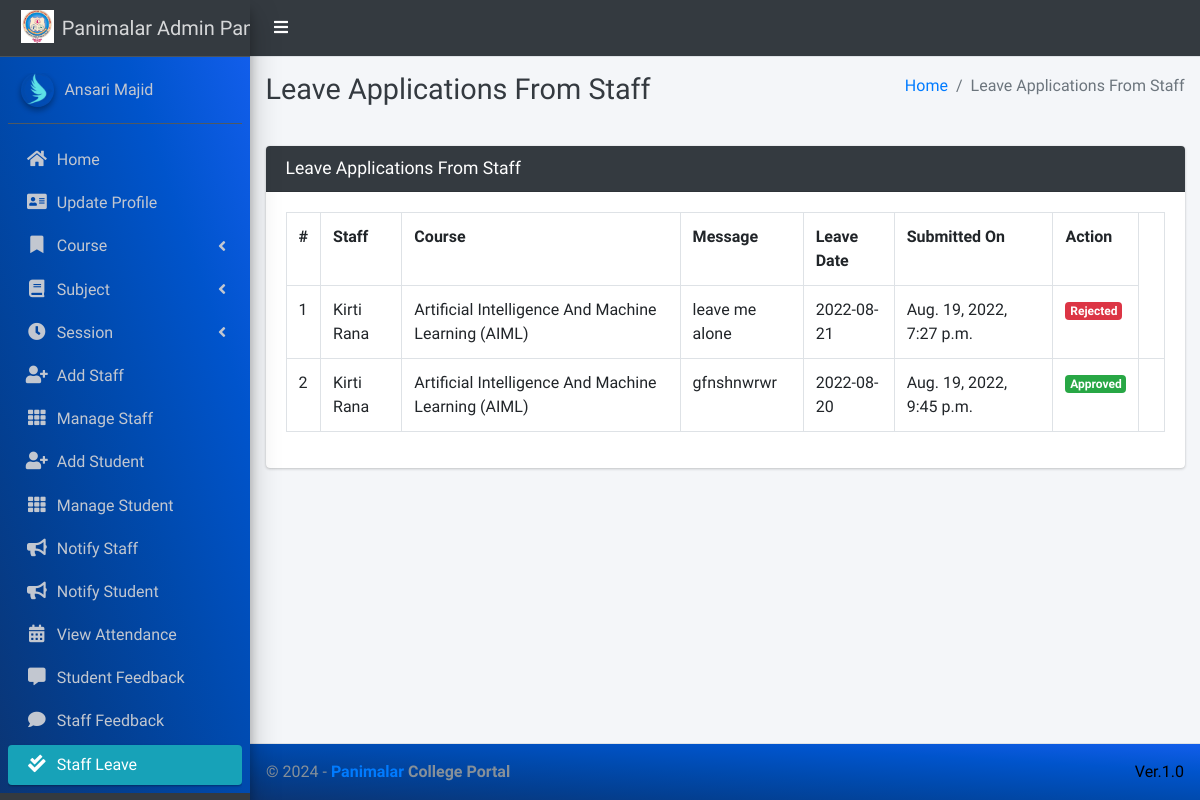
Screenshot of /staff/view/leave/ (signed in) with the database file from the repository.
### main_app/models.py (models this page shows)
class CustomUser(AbstractUser):
    USER_TYPE = ((1, "HOD"), (2, "Staff"), (3, "Student"))
    GENDER = [("M", "Male"), ("F", "Female")]
    username = None  # Removed username, using email instead
    email = models.EmailField(unique=True)
    user_type = models.CharField(default=1, choices=USER_TYPE, max_length=1)
    gender = models.CharField(max_length=1, choices=GENDER)
    profile_pic = models.ImageField()
    address = models.TextField()
    fcm_token = models.TextField(default="")  # For firebase notifications
    created_at = models.DateTimeField(auto_now_add=True)
    updated_at = models.DateTimeField(auto_now=True)
    USERNAME_FIELD = "email"
    REQUIRED_FIELDS = []
    objects = CustomUserManager()
    def __str__(self):
        return  self.first_name + " " + self.last_name

class LeaveReportStaff(models.Model):
    staff = models.ForeignKey(Staff, on_delete=models.CASCADE)
    date = models.CharField(max_length=60)
    message = models.TextField()
    status = models.SmallIntegerField(default=0)
    created_at = models.DateTimeField(auto_now_add=True)
    updated_at = models.DateTimeField(auto_now=True)

class Staff(models.Model):
    course = models.ForeignKey(Course, on_delete=models.DO_NOTHING, null=True, blank=False)
    admin = models.OneToOneField(CustomUser, on_delete=models.CASCADE)
    def __str__(self):
        return self.admin.first_name + " " +  self.admin.last_name

class Course(models.Model):
    name = models.CharField(max_length=120)
    created_at = models.DateTimeField(auto_now_add=True)
    updated_at = models.DateTimeField(auto_now=True)
    def __str__(self):
        return self.name

### main_app/hod_views.py (the view, shortened to what this page needs)
# urls.py: path("staff/view/leave/", hod_views.view_staff_leave, name="view_staff_leave",),
@csrf_exempt
def view_staff_leave(request):
    if request.method != 'POST':
        allLeave = LeaveReportStaff.objects.all()
        context = {
            'allLeave': allLeave,
            'page_title': 'Leave Applications From Staff'
        }
        return render(request, "hod_template/staff_leave_view.html", context)

### main_app/templates/hod_template/staff_leave_view.html (shortened to what this page needs)
{% extends 'main_app/base.html' %}
{% load static %}
{% block page_title %}{{page_title}}{% endblock page_title %}
{% block content %}
<section class="content">
    <div class="container-fluid">
        <div class="row">
            <div class="col-md-12">
                <div class="card card-dark">
                    <div class="card-header">
                        <h3 class="card-title">{{page_title}}</h3>
                    </div>
                    <div class="table card-body">
                        <table class="table table-bordered table-hover">
                            <tr>
                                <th>#</th>
                                <th>Staff</th>
                                <th>Course</th>
                                <th>Message</th>
                                <th>Leave Date</th>
                                <th>Submitted On</th>
                                <th>Action</th>
                            </tr>
                            {% for leave in  allLeave %}
                              <tr>
                                  <td>{{forloop.counter}}</td>
                                  <td>{{leave.staff}}</td>
                                  <td>{{leave.staff.course}}</td>
                                  <td>{{leave.message}}</td>
                                  <td>{{leave.date}}</td>
                                  <td>{{leave.created_at}}</td>
                                      {% if leave.status == 0 %}
                                           <td> <button data-toggle = "modal" data-target = "#reply_modal" value="{{leave.id}}" class="btn btn-success reply_open_modal">Reply</button>
{% elif leave.status == -1 %}
<td><span  class='badge badge-danger'>Rejected</span></td>
{% else %}
<td><span  class='badge badge-success'>Approved</span></td>
                                            <td>{{feedback.updated_at}}</td>
                                      {% endif %}
                              </tr>
                            {% endfor %}
                        </table>
                    </div>
                    </div>
            </div>
        </div>
    </div>
</section>
{% endblock content %}

### main_app/templates/main_app/sidebar_template.html (shortened to what this page needs)
{% load static %}
<aside class="main-sidebar sidebar-dark-info elevation-4">
    {% if request.user.user_type == '1' %}
    <a href="{% url 'admin_home' %}" class="brand-link">
        <img src="{% static 'dist/img/virusx.png' %} " alt="Panimalar LOGO"
            class="brand-image " >
        <span class="brand-text font-weight-light" >Panimalar Admin Panel</span>
    </a>
    <div class="sidebar" style="background-image: linear-gradient(to right top, #0b3574, #033f91, #004aae, #0054cc, #125eeb);">
        <div class="user-panel mt-3 pb-3 mb-3 d-flex">
            <div class="image">
                <img src="{{ request.user.profile_pic}}" class="img-circle elevation-2" alt="User Image">
            </div>
            <div class="info">
                <a href="#" class="d-block">{{user}}</a>
            </div>
        </div>
        <nav class="mt-2">
            <ul class="nav nav-pills nav-sidebar flex-column" data-widget="treeview" role="menu" data-accordion="false">
                <li class="nav-item">
                    {% url 'admin_home' as admin_home %}
                    <a href="{{admin_home}}" class="nav-link {% if admin_home == request.path %} active {% endif %}">
                        <i class="nav-icon fas fa-home"></i>
                        <p>
                            Home
                        </p>
                    </a>
                </li>
                <li class="nav-item">
                    {% url 'admin_view_profile' as admin_view_profile %}
                    <a href="{{admin_view_profile}}"
                        class="nav-link {% if admin_view_profile == request.path %} active {% endif %}">
                        <i class="nav-icon fas fa-address-card"></i>
                        <p>
                            Update Profile
                        </p>
                    </a>
                </li>
                <li class="nav-item has-treeview">
                    <a href="#" class="nav-link" >
                        <i class="nav-icon fas fa-bookmark"></i>
                        <p>
                            Course
                            <i class="fas fa-angle-left right"></i>
                        </p>
                    </a>
                </li>
                <li class="nav-item has-treeview">
                    <a href="#" class="nav-link">
                        <i class="nav-icon fas fa-book"></i>
                        <p>
                            Subject
                            <i class="fas fa-angle-left right"></i>
                        </p>
                    </a>
                </li>
                <li class="nav-item has-treeview">
                    <a href="#" class="nav-link">
                        <i  class="nav-icon fas fa-clock"></i>
                        <p>
                            Session
                            <i class="fas fa-angle-left right"></i>
                        </p>
                    </a>
                </li>
                <li class="nav-item">
                    {% url 'add_staff' as add_staff %}
                    <a href="{{add_staff}}" class="nav-link {% if add_staff == request.path %} active {% endif %}">
                        <i class="nav-icon fas fa-user-plus"></i>
                        <p>
                            Add Staff
                        </p>
                    </a>
                </li>
                <li class="nav-item">
                    {% url 'manage_staff' as manage_staff %}
                    {% url 'edit_staff' staff_id as edit_staff %}
                    <a href="{{manage_staff}}"
                        class="nav-link {% if manage_staff == request.path or request.path == edit_staff %} active {% endif %}">
                        <i class="nav-icon fas fa-th"></i>
                        <p>
                            Manage Staff
                        </p>
                    </a>
                </li>
                <li class="nav-item">
                    {% url 'add_student' as add_student%}
                    <a href="{{add_student}}" class="nav-link  {% if add_student == request.path %} active {% endif %}">
                        <i class="nav-icon fas fa-user-plus"></i>
                        <p>
                            Add Student
                        </p>
                    </a>
                </li>
                <li class="nav-item">
                    {% url 'manage_student' as manage_student %}
                    {% url 'edit_student' student_id as edit_student %}
                    <a href="{{manage_student}}"
                        class="nav-link  {% if edit_student == request.path or manage_student == request.path %} active {% endif %}">
                        <i class="nav-icon fas fa-th"></i>
                        <p>
                            Manage Student
                        </p>
                    </a>
                </li>
                <li class="nav-item">
                    {% url 'admin_notify_staff' as admin_notify_staff %}
                    <a href="{{admin_notify_staff}}"
                        class="nav-link {% if admin_notify_staff == request.path %} active {% endif %}">
                        <i class="nav-icon fas fa-bullhorn"></i>
                        <p>
                            Notify Staff
                        </p>
                    </a>
                </li>
                <li class="nav-item">
                    {% url 'admin_notify_student' as admin_notify_student %}
                    <a href="{{admin_notify_student}}"
                        class="nav-link {% if admin_notify_student == request.path %} active {% endif %}">
                        <i class="nav-icon fas fa-bullhorn"></i>
                        <p>
                            Notify Student
                        </p>
                    </a>
                </li>
                <li class="nav-item">
                    {% url 'admin_view_attendance' as admin_view_attendance %}
                <li class="nav-item">
                    <a href="{{admin_view_attendance}}"
                        class="nav-link  {% if admin_view_attendance == request.path %} active {% endif %}">
                        <i class="nav-icon fas fa-calendar-alt"></i>
                        <p>
                            View Attendance
                        </p>
                    </a>
                </li>
                <li class="nav-item">
                    {% url 'student_feedback_message' as student_feedback_message %}
                    <a href="{{ student_feedback_message }}"
                        class="nav-link  {% if student_feedback_message == request.path %} active {% endif %}">
                        <i class="nav-icon fas fa-comment-alt"></i>
                        <p>
                            Student Feedback
                        </p>
                    </a>
                </li>
                <li class="nav-item">
                    {% url 'staff_feedback_message' as staff_feedback_message %}
                    <a href="{{staff_feedback_message}}"
                        class="nav-link   {% if staff_feedback_message == request.path %} active {% endif %}">
                        <i  class="nav-icon fas fa-comment"></i>
                        <p>
                            Staff Feedback
                        </p>
                    </a>
                </li>
                <li class="nav-item">
                    {% url 'view_staff_leave' as view_staff_leave %}
                    <a href="{{view_staff_leave}}"
                        class="nav-link  {% if view_staff_leave == request.path %} active {% endif %}">
                        <i  class="nav-icon fas fa-check-double"></i>
                        <p>
                            Staff Leave
                        </p>
                    </a>
                </li>
                <li class="nav-item">
                    {% url 'view_student_leave' as view_student_leave %}
                    <a href="{% url 'view_student_leave' %}"
                        class="nav-link  {% if view_student_leave == request.path %} active {% endif %}">
                    </a>
                </li>
                                        {% endif %}
                                    </ul>
                                </nav>
                            </div>
</aside>

### rows the page displays
CustomUser: user.profile_pic (picture), first_name+last_name "Ansari Majid"
LeaveReportStaff: staff "Kirti Rana", staff.course "Artificial Intelligence And Machine Learning (AIML)", message "leave me alone", date "2022-08-21", created_at "Aug. 19, 2022, 7:27 p.m.", status "Rejected"
LeaveReportStaff: staff "Kirti Rana", staff.course "Artificial Intelligence And Machine Learning (AIML)", message "gfnshnwrwr", date "2022-08-20", created_at "Aug. 19, 2022, 9:45 p.m."

### other values shown
{{ page_title }} "Leave Applications From Staff"
